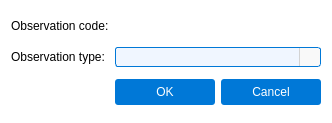
<?xml version="1.0" encoding="UTF-8"?>
<ui version="4.0">
 <class>AddObservationDialog</class>
 <widget class="QDialog" name="AddObservationDialog">
  <property name="geometry">
   <rect>
    <x>0</x>
    <y>0</y>
    <width>332</width>
    <height>123</height>
   </rect>
  </property>
  <property name="windowTitle">
   <string>Dialog</string>
  </property>
  <property name="windowIcon">
   <iconset resource="../gui/icons/icons.qrc">
    <normaloff>:/icons/add_observation_icon.svg</normaloff>:/icons/add_observation_icon.svg</iconset>
  </property>
  <property name="styleSheet">
   <string notr="true">background-color: #ffffff; font-family: Arial;</string>
  </property>
  <layout class="QGridLayout" name="gridLayout">
   <item row="1" column="0">
    <widget class="QLabel" name="label">
     <property name="font">
      <font>
       <family>Arial</family>
       <pointsize>9</pointsize>
      </font>
     </property>
     <property name="text">
      <string>Observation type:</string>
     </property>
    </widget>
   </item>
   <item row="0" column="0">
    <widget class="QLabel" name="lbl_obs_code">
     <property name="font">
      <font>
       <family>Arial</family>
       <pointsize>9</pointsize>
      </font>
     </property>
     <property name="text">
      <string>Observation code:</string>
     </property>
    </widget>
   </item>
   <item row="1" column="1" colspan="2">
    <widget class="QComboBox" name="combo_obs_type">
     <property name="enabled">
      <bool>true</bool>
     </property>
     <property name="sizePolicy">
      <sizepolicy hsizetype="Preferred" vsizetype="Fixed">
       <horstretch>150</horstretch>
       <verstretch>0</verstretch>
      </sizepolicy>
     </property>
     <property name="minimumSize">
      <size>
       <width>150</width>
       <height>0</height>
      </size>
     </property>
     <property name="font">
      <font>
       <family>Arial</family>
       <pointsize>9</pointsize>
      </font>
     </property>
     <property name="styleSheet">
      <string notr="true">QComboBox {
    font-family: Arial;
    font-size: 9pt;
    color: #333333;
    padding: 1px;
    border-radius: 3px;
    background-color: #f9f9f9; /* Базовый фон, как у readOnly QLineEdit */
    border: 1px solid #d3d3d3; /* Базовая граница, как у readOnly QLineEdit */
}

QComboBox:editable {
    background-color: #f0f6ff; /* Фон для редактируемого состояния, как у readOnly=&quot;false&quot; */
    border: 1px solid #0078d7; /* Граница для редактируемого состояния */
}

QComboBox:editable:hover {
    border: 1px solid #1a8cff; /* Граница при наведении, как у readOnly=&quot;false&quot;:hover */
}

QComboBox:editable:focus {
    border: 1px solid #005bb5; /* Граница при фокусе, как у readOnly=&quot;false&quot;:focus */
    background-color: #ffffff; /* Фон при фокусе, как у readOnly=&quot;false&quot;:focus */
}

QComboBox:!editable {
    background-color: #f0f6ff; /* Фон для редактируемого состояния, как у readOnly=&quot;false&quot; */
    border: 1px solid #0078d7; /* Граница для редактируемого состояния */
}

QComboBox:!editable:hover {
    border: 1px solid #1a8cff; /* Граница при наведении, как у readOnly=&quot;false&quot;:hover */
}

QComboBox:!editable:focus {
    border: 1px solid #005bb5; /* Граница при фокусе, как у readOnly=&quot;false&quot;:focus */
    background-color: #ffffff; /* Фон при фокусе, как у readOnly=&quot;false&quot;:focus */
}

/* Стилизация кнопки со стрелкой */
QComboBox::drop-down {
    subcontrol-origin: padding;
    subcontrol-position: right;
    width: 20px;
    border-left: 1px solid #d3d3d3; /* Добавлена граница для визуального разделения */
    border-top-right-radius: 3px;
    border-bottom-right-radius: 3px;
    background-color: #f9f9f9; /* Фон кнопки, совпадающий с основным */
}

QComboBox::drop-down:hover {
    background-color: #0078d7; /* Лёгкое выделение при наведении */
}

QComboBox::down-arrow {
    width: 12px;
    height: 12px;
    /* Стандартная стрелка Qt, если нет иконки */
    /* Если есть иконка, раскомментируйте: */
    /* image: url(:/icons/down_arrow.png); */
}

/* Стилизация выпадающего списка */
QComboBox QAbstractItemView {
    font-family: Arial;
    font-size: 12pt;
    color: #333333;
    background-color: #ffffff;
    border: 1px solid #d3d3d3;
    selection-background-color: #0078d7;
    selection-color: #ffffff;
    padding: 1px;
}

QComboBox QAbstractItemView::item {
    padding: 4px;
    min-height: 20px;
}

QComboBox QAbstractItemView::item:hover {
    background-color: #0078d7;
}</string>
     </property>
     <property name="currentText">
      <string/>
     </property>
    </widget>
   </item>
   <item row="2" column="1">
    <widget class="QPushButton" name="okButton">
     <property name="styleSheet">
      <string notr="true">QPushButton {
    background-color: #0078d7;
    color: #ffffff;
    padding: 6px;
    border-radius: 3px;
    border: none;
}
QPushButton:hover {
    background-color: #1a8cff; /* Светлее при наведении */
}
QPushButton:pressed {
    background-color: #005bb5; /* Темнее при нажатии */
    padding-top: 7px; /* Легкое смещение вниз для эффекта &quot;продавливания&quot; */
    padding-bottom: 5px;
}</string>
     </property>
     <property name="text">
      <string>OK</string>
     </property>
     <property name="flat">
      <bool>true</bool>
     </property>
    </widget>
   </item>
   <item row="0" column="1" colspan="2">
    <widget class="QLineEdit" name="obs_code">
     <property name="font">
      <font>
       <family>Arial</family>
       <pointsize>9</pointsize>
      </font>
     </property>
     <property name="styleSheet">
      <string notr="true">QLineEdit {
    font-family: Arial;
    font-size: 9pt;
    color: #333333;
    padding: 1px;
    border-radius: 3px;
}
QLineEdit[readOnly=&quot;true&quot;] {
    border: 1px solid #d3d3d3;
    background-color: #f9f9f9;
}
QLineEdit[readOnly=&quot;false&quot;] {
    border: 1px solid #0078d7;
    background-color: #f0f6ff;
}
QLineEdit[readOnly=&quot;false&quot;]:hover {
    border: 1px solid #1a8cff;
}
QLineEdit[readOnly=&quot;false&quot;]:focus {
    border: 1px solid #005bb5;
    background-color: #ffffff;
}</string>
     </property>
    </widget>
   </item>
   <item row="2" column="2">
    <widget class="QPushButton" name="closeButton">
     <property name="styleSheet">
      <string notr="true">QPushButton {
    background-color: #0078d7;
    color: #ffffff;
    padding: 6px;
    border-radius: 3px;
    border: none;
}
QPushButton:hover {
    background-color: #1a8cff; /* Светлее при наведении */
}
QPushButton:pressed {
    background-color: #005bb5; /* Темнее при нажатии */
    padding-top: 7px; /* Легкое смещение вниз для эффекта &quot;продавливания&quot; */
    padding-bottom: 5px;
}</string>
     </property>
     <property name="text">
      <string>Cancel</string>
     </property>
     <property name="autoDefault">
      <bool>false</bool>
     </property>
     <property name="flat">
      <bool>true</bool>
     </property>
    </widget>
   </item>
  </layout>
 </widget>
 <resources>
  <include location="../gui/icons/icons.qrc"/>
 </resources>
 <connections/>
</ui>
